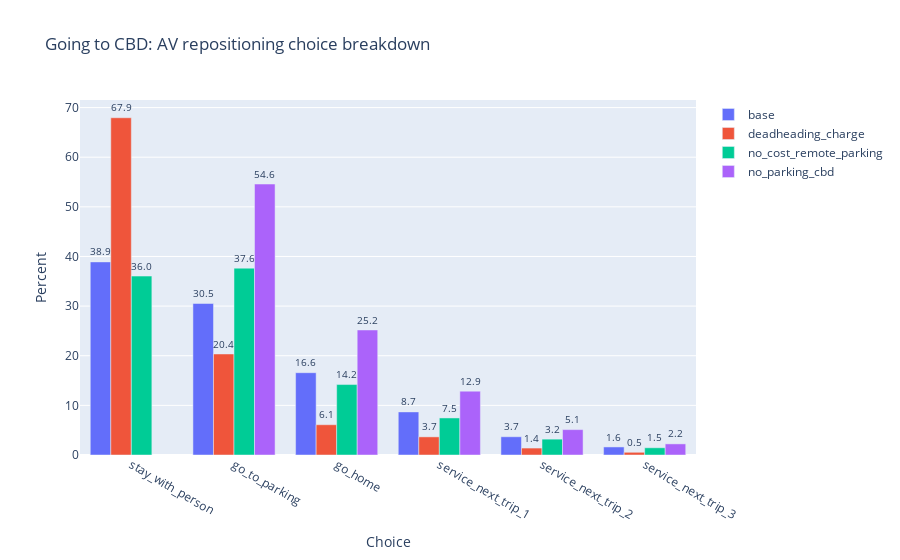

The cell this chart's notebook holds for it:
### Markdown cell above
### Repositioning choice breakdown for AV trips with CBD destinations

### Code cell
# Going to CBD: AV repositioning choice breakdown
# (apply the same exclusion ONLY for no_parking_cbd: drop CBD-dest + stay_with_person trip_ids)

SCEN_EXCL = "no_parking_cbd"
CHOICE_EXCL = "stay_with_person"

mgra_to_pseudo = dict(zip(
    LAND_USE["mgra"].astype(int),
    pd.to_numeric(LAND_USE["pseudomsa"], errors="coerce").fillna(-1).astype(int),
))

# trip_ids to exclude (ONLY for no_parking_cbd)
av_excl = SCENARIO_DATA_ALL[SCEN_EXCL]["av_trips"]
dest_pseudo_excl = pd.to_numeric(av_excl["destination"], errors="coerce").fillna(-1).astype(int).map(mgra_to_pseudo)
drop_trip_ids = set(
    av_excl.loc[(dest_pseudo_excl == 1) & (av_excl["av_repositioning_choice"] == CHOICE_EXCL), "trip_id"]
        .dropna()
        .unique()
)

rows = []
for scen, sd in SCENARIO_DATA_ALL.items():
    av = sd["av_trips"]

    if scen == SCEN_EXCL and drop_trip_ids:
        av = av.loc[~av["trip_id"].isin(drop_trip_ids)].copy()

    dest_pseudo = pd.to_numeric(av["destination"], errors="coerce").fillna(-1).astype(int).map(mgra_to_pseudo)
    cbd = av.loc[dest_pseudo == 1]

    vc = cbd["av_repositioning_choice"].dropna().value_counts()
    total = float(vc.sum()) if len(vc) else 0.0

    present = list(vc.index)
    ordered = [c for c in REPO_CORE_ORDER if c in present] + [c for c in present if c not in REPO_CORE_ORDER]

    for c in ordered:
        cnt = int(vc.get(c, 0))
        pct = (cnt / total) if total else float("nan")
        rows.append({"scenario": scen, "choice": c, "count": cnt, "pct": pct})

df_cbd_choice = pd.DataFrame(rows)
df_cbd_choice["pct100"] = df_cbd_choice["pct"] * 100.0

present = list(df_cbd_choice["choice"].dropna().unique())
choice_order = [c for c in REPO_CORE_ORDER if c in present] + [c for c in present if c not in REPO_CORE_ORDER]

fig = go.Figure()
for scen in list(SCENARIO_DATA_ALL.keys()):
    sub = df_cbd_choice.loc[df_cbd_choice["scenario"] == scen].copy()
    sub = sub.set_index("choice").reindex(choice_order).reset_index()

    y = sub["pct100"]
    fig.add_trace(go.Bar(
        x=sub["choice"],
        y=y,
        name=scen,
        text=[f"{v:.1f}" if pd.notna(v) else "" for v in y],
        texttemplate="%{text}",
        textposition="outside",
    ))

fig.update_layout(
    barmode="group",
    title="Going to CBD: AV repositioning choice breakdown",
    xaxis_title="Choice",
    yaxis_title="Percent",
    uniformtext_minsize=9,
    uniformtext_mode="hide",
)
fig.show()

### Figure 1 — Plotly figure (JSON) as saved in the notebook; plotly's stock layout.template omitted (floating-point values rounded to 4 significant figures)
{"data": [{"name": "base", "text": ["38.9", "30.5", "16.6", "8.7", "3.7", "1.6"], "textposition": "outside", "texttemplate": "%{text}", "type": "bar", "x": ["stay_with_person", "go_to_parking", "go_home", "service_next_trip_1", "service_next_trip_2", "service_next_trip_3"], "y": [38.91, 30.53, 16.58, 8.684, 3.678, 1.624]}, {"name": "deadheading_charge", "text": ["67.9", "20.4", "6.1", "3.7", "1.4", "0.5"], "textposition": "outside", "texttemplate": "%{text}", "type": "bar", "x": ["stay_with_person", "go_to_parking", "go_home", "service_next_trip_1", "service_next_trip_2", "service_next_trip_3"], "y": [67.95, 20.35, 6.1, 3.653, 1.399, 0.5465]}, {"name": "no_cost_remote_parking", "text": ["36.0", "37.6", "14.2", "7.5", "3.2", "1.5"], "textposition": "outside", "texttemplate": "%{text}", "type": "bar", "x": ["stay_with_person", "go_to_parking", "go_home", "service_next_trip_1", "service_next_trip_2", "service_next_trip_3"], "y": [36.05, 37.65, 14.19, 7.464, 3.193, 1.454]}, {"name": "no_parking_cbd", "text": ["", "54.6", "25.2", "12.9", "5.1", "2.2"], "textposition": "outside", "texttemplate": "%{text}", "type": "bar", "x": ["stay_with_person", "go_to_parking", "go_home", "service_next_trip_1", "service_next_trip_2", "service_next_trip_3"], "y": [null, 54.59, 25.19, 12.86, 5.115, 2.238]}], "layout": {"barmode": "group", "title": {"text": "Going to CBD: AV repositioning choice breakdown"}, "uniformtext": {"minsize": 9, "mode": "hide"}, "xaxis": {"title": {"text": "Choice"}}, "yaxis": {"title": {"text": "Percent"}}}}
